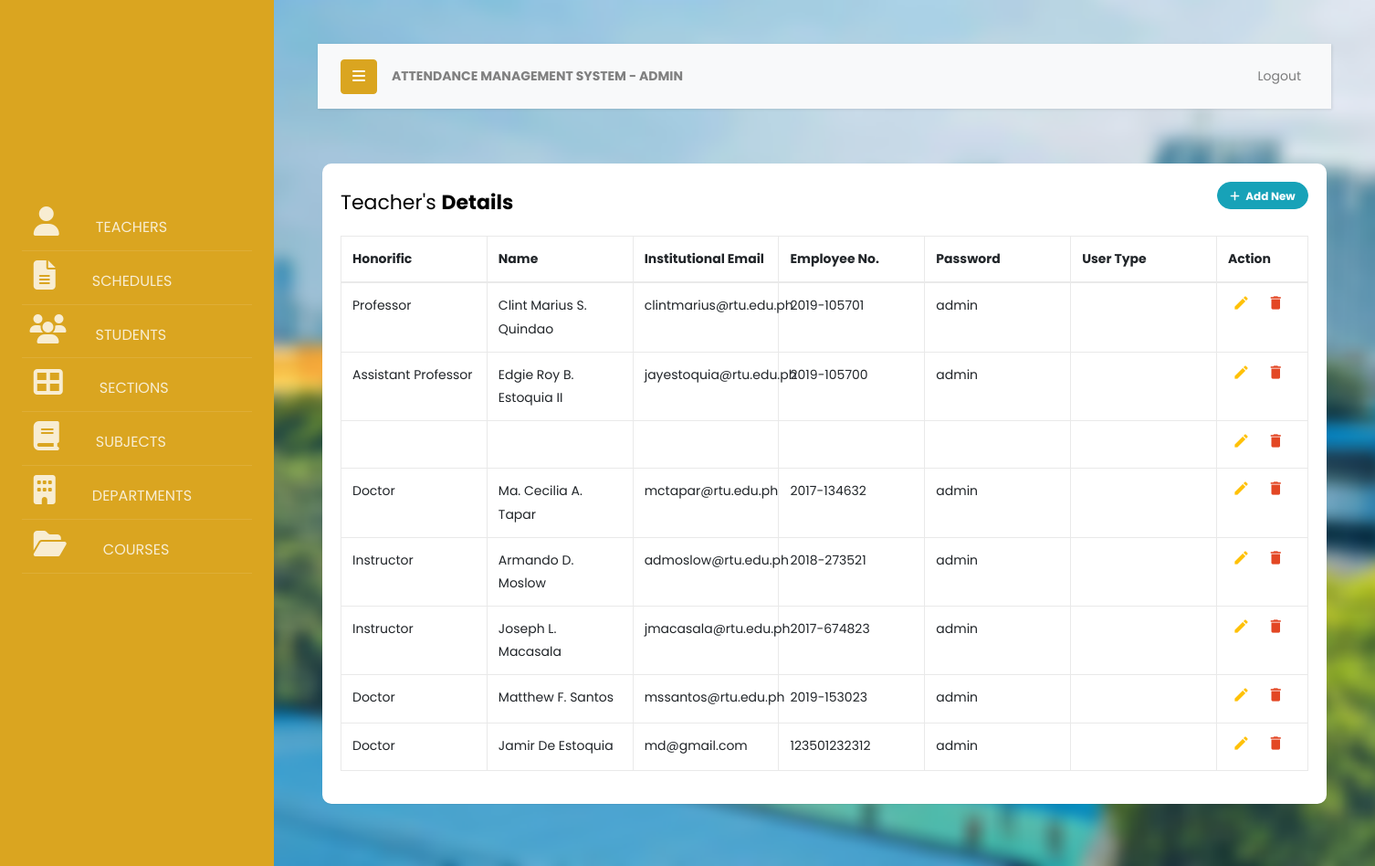
The app's page /pages/admin/teachers.php with its own data.
### tables this page shows
CREATE TABLE `users` (
  `id_users` int(11) NOT NULL,
  `hnr_users` varchar(100) NOT NULL,
  `fullname_users` varchar(100) NOT NULL,
  `instemail_users` varchar(100) NOT NULL,
  `empno_users` varchar(100) NOT NULL,
  `pass_users` varchar(100) NOT NULL
);

### pages/admin/teachers.php (the view, shortened to what this page needs)
<!doctype html>
<html lang="en">
  <?php include('header.php');
  ?>
<head>
</head>
  <body>
  <div class="wrapper d-flex align-items-stretch">
            <nav id="sidebar">
                <div class="p-4 pt-5">
                <a href="#" class="img logo rounded-circle mb-5" style="background-image: url(../../images/rtu-logo.png);"></a>
            <ul class="list-unstyled components mb-5">
              <li class="">
                <a href="teachers.php" >&nbsp;&nbsp;&nbsp;<i class="fa-solid fa-user fa-2x">&nbsp;&nbsp;&nbsp;&nbsp;&nbsp;</i>TEACHERS</a>
              <li class="">
                <a href="schedules.php" >&nbsp;&nbsp;&nbsp;<i class="fa fa-file-text fa-2x">&nbsp;&nbsp;&nbsp;&nbsp;&nbsp;</i>SCHEDULES</a>
              </li>
              <li>
              <a href="students.php" >&nbsp;&nbsp;<i class="fa fa-users fa-2x">&nbsp;&nbsp;&nbsp;&nbsp;</i>STUDENTS</a>
              </li>
              <li>
              <a href="sections.php" >&nbsp;&nbsp;&nbsp;<i class="fa-solid fa-th-large fa-2x">&nbsp;&nbsp;&nbsp;&nbsp;&nbsp;</i>SECTIONS</a>
              </li>
              <li>
              <a href="subjects.php" >&nbsp;&nbsp;&nbsp;<i class="fa fa-book fa-2x">&nbsp;&nbsp;&nbsp;&nbsp;&nbsp;</i>SUBJECTS</a>
              </li>
              <li>
               <a href="departments.php">&nbsp;&nbsp;&nbsp;<i class="fa fa-building fa-2x">&nbsp;&nbsp;&nbsp;&nbsp;&nbsp;</i>DEPARTMENTS</a>
              </li>
              <li>
               <a href="#">&nbsp;&nbsp;&nbsp;<i class="fa fa-folder-open fa-2x">&nbsp;&nbsp;&nbsp;&nbsp;&nbsp;</i>COURSES</a>
              </li>
              </li>
            </ul>
          </div>
        </nav>
      <div id="content" class="p-4 p-md-5">
        <nav class="navbar navbar-expand-lg navbar-light bg-light">
          <div class="container-fluid">
            <button type="button" id="sidebarCollapse" class="btn btn-primary">
              <i class="fa fa-bars"></i>
            </button>
            <a class="nav-link font-weight-bold text-justify" id="page-title">ATTENDANCE MANAGEMENT SYSTEM - ADMIN</a>
            <div class="collapse navbar-collapse" id="navbarSupportedContent">
              <ul class="nav navbar-nav ml-auto">
                <li class="nav-item">
                    <a class="nav-link" href="#">Logout</a>
                </li>
              </ul>
            </div>
          </div>
        </nav>
              <div class="container-lg">
          <div class="table-responsive">
              <div class="table-wrapper">
                  <div class="table-title">
                      <div class="row">
                          <div class="col-sm-8"><h2>Teacher's <b> Details</b></h2></div>
                          <div class="col-sm-4">
                              <button type="button" class="btn btn-info add-new"><i class="fa fa-plus"></i> Add New</button>
                          </div>
                      </div>
                  </div>
                  <table class="table table-bordered">
                  <thead>
                          <tr>
                              <th>Honorific</th>
                              <th>Name</th>
                              <th>Institutional Email</th>
                              <th>Employee No.</th>
                              <th>Password</th>
                              <th>User Type</th>
                              <th>Action</th>
                          </tr>
                      </thead>
                      <tbody>
                        <?php
                            global $conn;
                            $sql = "SELECT * from users";
                            $result = $conn->prepare($sql);
                            $result->execute();
                            if($result->rowCount() > 0){
                              while ($row = $result->fetch(PDO::FETCH_ASSOC)){
                                $hnr_users=$row["hnr_users"];
                                $fname_users=$row["fullname_users"];
                                $instemail_users=$row["instemail_users"];
                                $empno_users=$row["empno_users"];
                                $pass_users=$row["pass_users"];
                                $usertype_users=$row["usertype_users"];
                                echo '
                                  <tr>
                                        <td>'. $hnr_users.'</td>
                                        <td>'.$fname_users.'</td>
                                        <td>'.$instemail_users.'</td>
                                        <td>'.$empno_users.'</td>
                                        <td>'.$pass_users.'</td>
                                        <td>'.$usertype_users.'</td>
                                        <td><a class="add" name="addUsr" title="Add" data-toggle="tooltip"><i class="material-icons">&#xE03B;</i></a>
                                        <a class="edit" name="editUsr" title="Edit" data-toggle="tooltip"><i class="material-icons">&#xE254;</i></a>
                                        <a class="delete" name="delUsr" title="Delete" data-toggle="tooltip"><i class="material-icons">&#xE872;</i></a></td>
                              </tr>';
                              }
                            }
                        ?>
                      </tbody>
                  </table>
              </div>
          </div>
      </div>
      </div>
    </div>
  </body>
</html>

### pages/admin/header.php (style rules this page uses)
#content { margin: 0; padding: 0; background-image: url('../../images/blurbg.png'); height: 100%; background-size: cover; background-repeat: no-repeat; background-position: center; }

### records on screen
users: hnr_users "Professor", fullname_users "Clint Marius S. Quindao", instemail_users "clintmarius@rtu.edu.ph", empno_users "2019-105701", pass_users "admin"
users: hnr_users "Assistant Professor", fullname_users "Edgie Roy B. Estoquia II", instemail_users "jayestoquia@rtu.edu.ph", empno_users "2019-105700", pass_users "admin"
users: hnr_users "Doctor", fullname_users "Ma. Cecilia A. Tapar", instemail_users "mctapar@rtu.edu.ph", empno_users "2017-134632", pass_users "admin"
users: hnr_users "Instructor", fullname_users "Armando D. Moslow", instemail_users "admoslow@rtu.edu.ph", empno_users "2018-273521", pass_users "admin"
users: hnr_users "Instructor", fullname_users "Joseph L. Macasala", instemail_users "jmacasala@rtu.edu.ph", empno_users "2017-674823", pass_users "admin"
users: hnr_users "Doctor", fullname_users "Matthew F. Santos", instemail_users "mssantos@rtu.edu.ph", empno_users "2019-153023", pass_users "admin"
users: hnr_users "Doctor", fullname_users "Jamir De Estoquia", instemail_users "md@gmail.com", empno_users "123501232312", pass_users "admin"
